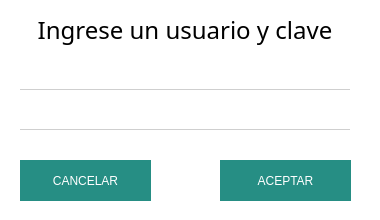
<?xml version="1.0" encoding="UTF-8"?>
<ui version="4.0">
 <class>Dialog</class>
 <widget class="QDialog" name="Dialog">
  <property name="windowModality">
   <enum>Qt::ApplicationModal</enum>
  </property>
  <property name="geometry">
   <rect>
    <x>0</x>
    <y>0</y>
    <width>380</width>
    <height>220</height>
   </rect>
  </property>
  <property name="sizePolicy">
   <sizepolicy hsizetype="Ignored" vsizetype="Ignored">
    <horstretch>0</horstretch>
    <verstretch>0</verstretch>
   </sizepolicy>
  </property>
  <property name="minimumSize">
   <size>
    <width>380</width>
    <height>220</height>
   </size>
  </property>
  <property name="maximumSize">
   <size>
    <width>380</width>
    <height>220</height>
   </size>
  </property>
  <property name="contextMenuPolicy">
   <enum>Qt::NoContextMenu</enum>
  </property>
  <property name="acceptDrops">
   <bool>false</bool>
  </property>
  <property name="windowTitle">
   <string notr="true">ingresar</string>
  </property>
  <property name="styleSheet">
   <string notr="true">#Dialog {
	background-color: #FFFFFF;
	border: 0px;
}

#aceptar, #cancelar {
	background-color: #268e84;
	border: 0px solid #268e84;
	color: #FFFFFF;
	font: 75 12pt &quot;MS Shell Dlg 2&quot;;
}


#user, #password {
	border: 0px;
	border-bottom: 1px solid #CFCFCF;
}

#user:focus, #user:hover,
#password:focus, #password:hover {
	border-bottom: 1px solid gray;
	background-color: #f9f9f9;

}</string>
  </property>
  <property name="inputMethodHints">
   <set>Qt::ImhNone</set>
  </property>
  <property name="sizeGripEnabled">
   <bool>false</bool>
  </property>
  <property name="modal">
   <bool>false</bool>
  </property>
  <widget class="QLineEdit" name="user">
   <property name="geometry">
    <rect>
     <x>20</x>
     <y>60</y>
     <width>330</width>
     <height>30</height>
    </rect>
   </property>
  </widget>
  <widget class="QLineEdit" name="password">
   <property name="geometry">
    <rect>
     <x>20</x>
     <y>100</y>
     <width>330</width>
     <height>30</height>
    </rect>
   </property>
  </widget>
  <widget class="QPushButton" name="aceptar">
   <property name="geometry">
    <rect>
     <x>220</x>
     <y>160</y>
     <width>131</width>
     <height>41</height>
    </rect>
   </property>
   <property name="text">
    <string>ACEPTAR</string>
   </property>
  </widget>
  <widget class="QPushButton" name="cancelar">
   <property name="geometry">
    <rect>
     <x>20</x>
     <y>160</y>
     <width>131</width>
     <height>41</height>
    </rect>
   </property>
   <property name="text">
    <string>CANCELAR</string>
   </property>
  </widget>
  <widget class="QLabel" name="label">
   <property name="geometry">
    <rect>
     <x>20</x>
     <y>10</y>
     <width>330</width>
     <height>41</height>
    </rect>
   </property>
   <property name="font">
    <font>
     <family>Calibri Light</family>
     <pointsize>18</pointsize>
     <weight>50</weight>
     <bold>false</bold>
     <underline>false</underline>
     <strikeout>false</strikeout>
     <stylestrategy>PreferDefault</stylestrategy>
     <kerning>true</kerning>
    </font>
   </property>
   <property name="layoutDirection">
    <enum>Qt::LeftToRight</enum>
   </property>
   <property name="text">
    <string>Ingrese un usuario y clave</string>
   </property>
   <property name="textFormat">
    <enum>Qt::RichText</enum>
   </property>
   <property name="scaledContents">
    <bool>false</bool>
   </property>
   <property name="alignment">
    <set>Qt::AlignCenter</set>
   </property>
  </widget>
 </widget>
 <resources/>
 <connections/>
</ui>
